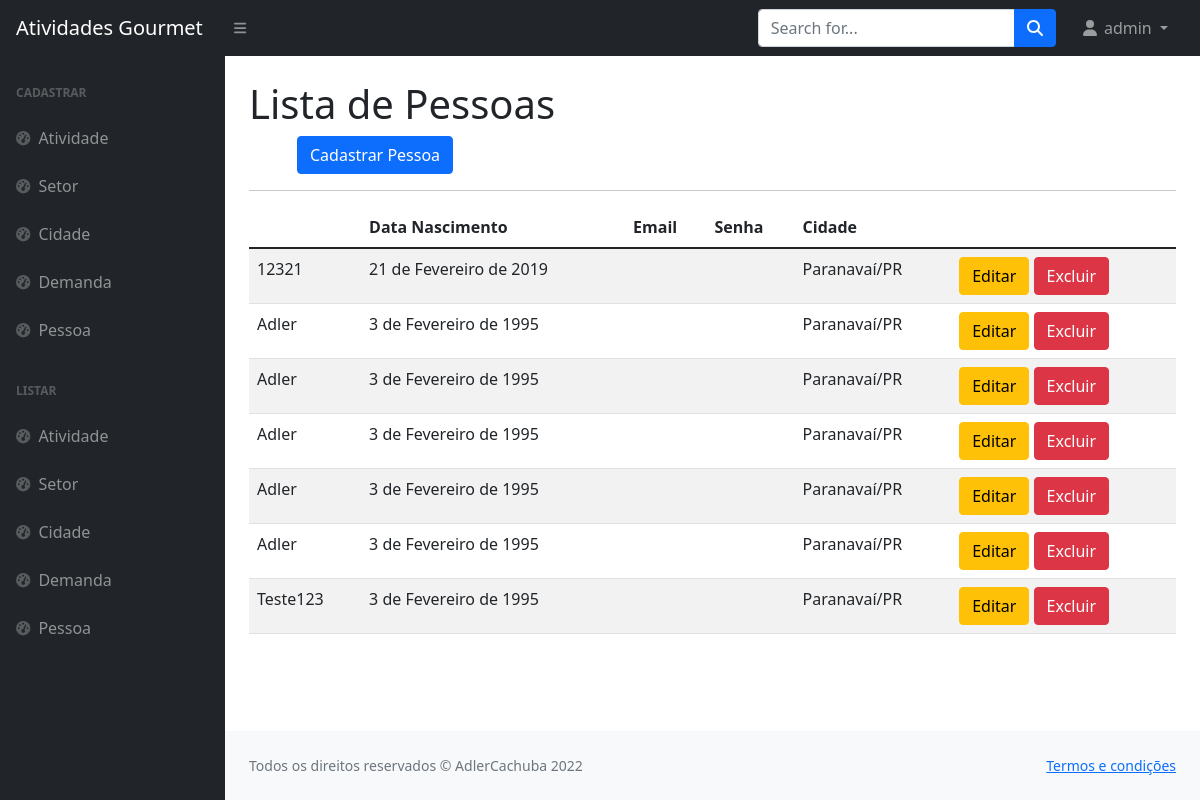
Page /listar/pessoa/ (signed in) on the earlier database version.
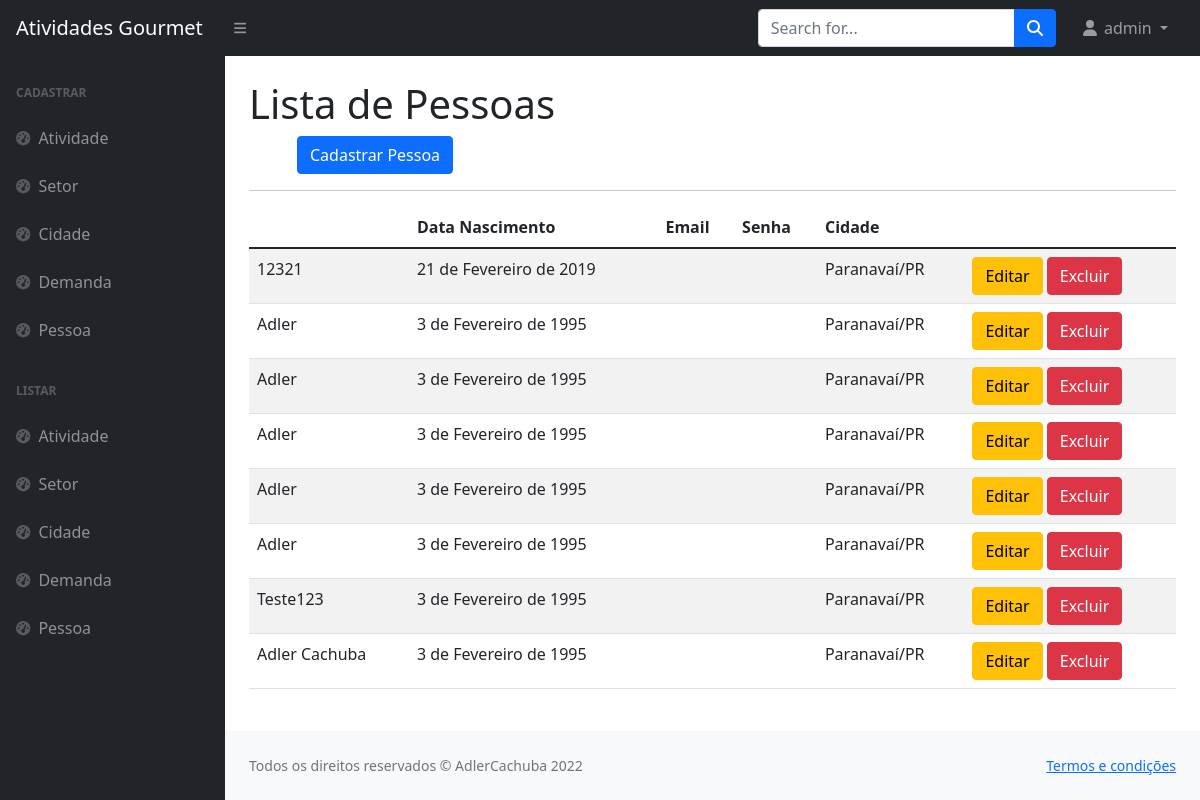
Same page on the later database version.
### paginas/models.py (models this page shows, shortened)
class Pessoa(models.Model):
    nome_completo = models.CharField(max_length=50, verbose_name="Nome da pessoa", help_text="Digite seu nome completo")
    nascimento = models.DateField(verbose_name='Data de nascimento')
    cidade = models.ForeignKey(Cidade, on_delete=models.PROTECT)
    criado_em = models.DateTimeField(auto_now_add=True)
    atualizado_em = models.DateTimeField(auto_now=True)
    usuario = models.ForeignKey(User, on_delete=models.PROTECT)

class Cidade(models.Model):
    nome = models.CharField(max_length=100,verbose_name="Nome da cidade")
    estado = models.CharField(max_length=2,choices=ESTADOS)
    criado_em = models.DateTimeField(auto_now_add=True)
    atualizado_em = models.DateTimeField(auto_now=True)
    usuario = models.ForeignKey(User, on_delete=models.PROTECT)
    def __str__(self):
        return self.nome + "/" + self.estado

### paginas/views.py (the view)
# urls.py: path('listar/pessoa/', PessoaList.as_view(), name='listar-pessoa'),
class PessoaList(LoginRequiredMixin, GroupRequiredMixin,  ListView):
    model = Pessoa
    template_name = 'paginas/listas/pessoa.html'
    group_required = u"Administrador"
    def get_queryset(self):
        self.object_list = Pessoa.objects.filter(usuario=self.request.user)
        return self.object_list

### paginas/templates/paginas/listas/pessoa.html
{% extends 'paginas/modelo.html' %}
{% load static %}
{% block conteudo %}
<h1 class="mt-4">Lista de Pessoas</h1>
<a href="{% url 'cadastrar-pessoa' %}" class="btn btn-primary float-right ms-5">Cadastrar Pessoa</a>
<hr>
<table class="table table-striped">
    <thead>
        <tr>
            <th>
            </th>
            <th>Data Nascimento</th>
            <th>Email</th>
            <th>Senha</th>
            <th>Cidade</th>
        </tr>
    </thead>
    <tbody>
        {% for obj in object_list %}
            <tr>
                <td>{{obj.nome_completo}}</td>
                <td>{{obj.nascimento}}</td>
                <td>{{obj.email}}</td>
                <td>{{obj.senha}}</td>
                <td>{{obj.cidade}}</td>
                <td>
                    <a href="{% url 'editar-pessoa' obj.pk %}" class="btn btn-warning">
                        Editar</a>
                    <a href="{% url 'excluir-pessoa' obj.pk %}" class="btn btn-danger">
                        Excluir</a>
                </td>
            </tr>
        {% empty %}
            <tr>
                <td colspan="100%">Nenhum Registro Encontrado!</td>
            </tr>
        {% endfor %}
    </tbody>
</table>
{% endblock %}

Differences in the rows shown:
added Pessoa: nome_completo "Adler Cachuba", nascimento "3 de Fevereiro de 1995", cidade "Paranavaí/PR"
